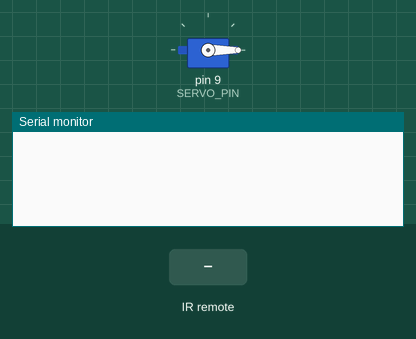
Simulated run of this sketch. Board: Arduino Uno, built with avr-gcc and run on an emulated ATmega328P. On the bench: servo, the last lines printed to the serial monitor. The test bench sets the inputs (shaded band).

Above: at 1.2 s.
1.3 s: infrared code 0xEB14CA8B received
At 2.0 s:
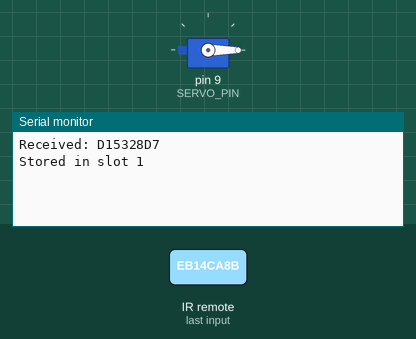
2.8 s: infrared code 0xFFFFFFFF received
At 3.2 s:
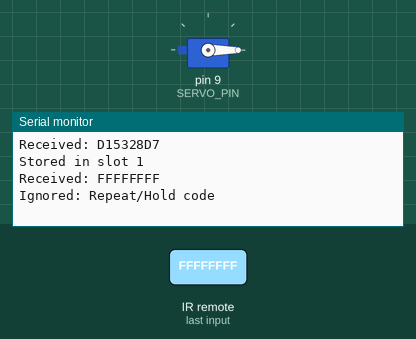

Measured:
- after the input at 1.3 s, the serial monitor: prints a new line at once (image 1)
- after the input at 2.8 s, the serial monitor: prints a new line at once (image 2)

The sketch:

sequence_with_timer.ino
```cpp
#include <IRremote.hpp>
#include <Servo.h>

// -------- PIN SETUP --------
const int IR_PIN = 2;
const int SERVO_PIN = 9;

// -------- SERVO POSITIONS --------
const int LOCK_POS = 0;
const int UNLOCK_POS = 90;

Servo lockServo;

// -------- SEQUENCE SETTINGS --------
const int SEQ_LENGTH = 4;

unsigned long password[SEQ_LENGTH] = {
  0xBD42CA8B,   // Button 1  (replace with your code)
  0xBF40CA8B,   // Button 2  (replace)
  0xBC43CA8B,   // Button 3  (replace)
  0xBE41CA8B    // Button 4  (replace)
};

unsigned long entered[SEQ_LENGTH];
int indexPos = 0;

// ----- ENTER BUTTON CODE -----
unsigned long ENTER_CODE = 0xEB14CA8B;  // Replace with real Enter code

// ----- TIMER SETTINGS -----
unsigned long unlockTime = 0;
const unsigned long AUTO_LOCK_TIME = 5000;  // 5 sec auto-lock

void setup() {
  Serial.begin(9600);

  IrReceiver.begin(IR_PIN, ENABLE_LED_FEEDBACK);

  lockServo.attach(SERVO_PIN);
  lockServo.write(LOCK_POS);
}

void loop() {

  // ---------- AUTO LOCK FUNCTION ----------
  if (unlockTime > 0 && millis() - unlockTime >= AUTO_LOCK_TIME) {
    Serial.println("Auto-locking...");
    lockServo.write(LOCK_POS);
    unlockTime = 0;  // reset timer
  }

  // ---------- READ IR SIGNAL ----------
  if (IrReceiver.decode()) {

    unsigned long code = IrReceiver.decodedIRData.decodedRawData;
    Serial.print("Received: ");
    Serial.println(code, HEX);

    // ---------- IGNORE HOLD/REPEAT SIGNAL ----------
    if (code == 0xFFFFFFFF) {
      Serial.println("Ignored: Repeat/Hold code");
      IrReceiver.resume();
      return;
    }

    // ---------- IGNORE ZERO VALUES ----------
    if (code == 0) {
      Serial.println("Ignored: ZERO VALUE (invalid IR packet)");
      IrReceiver.resume();
      return;
    }

    // ---------- FILTER OUT DUPLICATE BUTTON HOLDS ----------
    if (indexPos > 0 && code == entered[indexPos - 1]) {
      Serial.println("Ignored: Duplicate from held button");
      IrReceiver.resume();
      return;
    }

    // ---------- ENTER BUTTON ----------
    if (code == ENTER_CODE) {

      if (indexPos == SEQ_LENGTH) {

        bool correct = true;
        for (int i = 0; i < SEQ_LENGTH; i++) {
          if (entered[i] != password[i]) {
            correct = false;
            break;
          }
        }

        if (correct) {
          Serial.println("Correct! Unlocking safe...");
          lockServo.write(UNLOCK_POS);
          unlockTime = millis();   // start auto-lock timer
        } else {
          Serial.println("Incorrect sequence.");
        }
      } else {
        Serial.println("Not enough entries!");
      }

      indexPos = 0;  // reset for next attempt
    }

    // ---------- REGULAR BUTTON INPUT ----------
    else {

      if (indexPos < SEQ_LENGTH) {
        entered[indexPos] = code;
        indexPos++;

        Serial.print("Stored in slot ");
        Serial.println(indexPos);
      }
    }

    IrReceiver.resume();
  }
}
```
